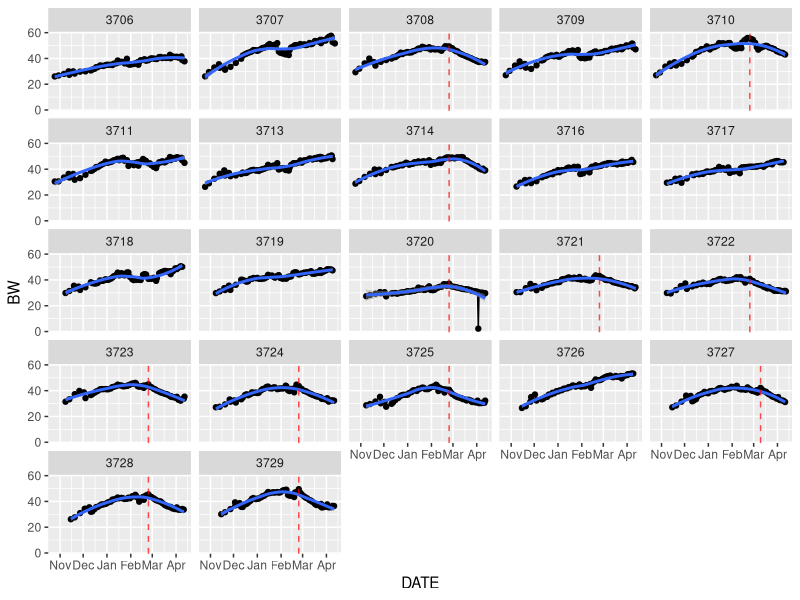

R code for this plot:
# This script aims to explore BW and FI in NZO female mice

#libraries
library(dplyr) #to use pipe
library(ggplot2) #to graph
library(readr) 
library(tidyr)  # to use drop-na()

#bw####
BW_data <- read_csv("../data/BW.csv") %>% 
  filter(COHORT > 2 & COHORT < 6) %>% #Just NZO females
  filter(!ID %in% c(3712, 3715 )) %>% #died during study
  group_by(ID) %>% 
  arrange(DATE) %>% 
  mutate(bw_rel = 100 * (BW - first(BW)) / first(BW),
         body_lag = lag(BW) - BW) %>% 
  group_by(ID) %>% 
  mutate(day_rel = DATE - first(DATE))

n_distinct(BW_data$ID) #here we know there is 22 animals

# Subset rows where COMMENTS == "FIRST_DAY_JUST_FED3_BASELINE"
highlight_data <- BW_data %>%
  filter(COMMENTS == "RESTRICTED_DAY_1")

plot <- BW_data %>% 
  ggplot(aes(DATE, BW, group = ID)) +
  geom_point() +
  geom_line() +
  facet_wrap(~ID) +
  geom_smooth()+
  # Highlight using vertical lines
  geom_vline(data = highlight_data, 
    aes(xintercept = as.numeric(DATE)), 
   linetype = "dashed", color = "red", alpha = 0.7)
plot
